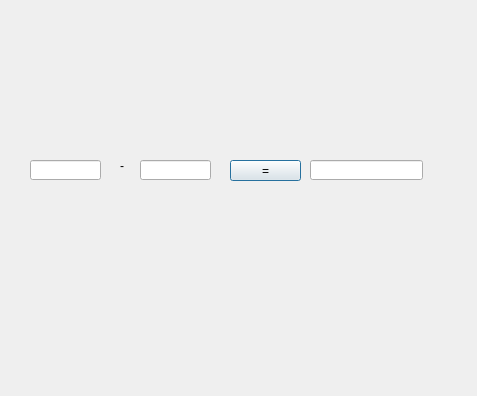
<?xml version="1.0" encoding="UTF-8"?>
<ui version="4.0">
 <class>Dialog</class>
 <widget class="QDialog" name="Dialog">
  <property name="geometry">
   <rect>
    <x>0</x>
    <y>0</y>
    <width>477</width>
    <height>396</height>
   </rect>
  </property>
  <property name="windowTitle">
   <string>Dialog</string>
  </property>
  <widget class="QPushButton" name="pb">
   <property name="geometry">
    <rect>
     <x>230</x>
     <y>160</y>
     <width>71</width>
     <height>21</height>
    </rect>
   </property>
   <property name="text">
    <string>=</string>
   </property>
  </widget>
  <widget class="QLineEdit" name="l1">
   <property name="geometry">
    <rect>
     <x>30</x>
     <y>160</y>
     <width>71</width>
     <height>20</height>
    </rect>
   </property>
  </widget>
  <widget class="QLineEdit" name="l2">
   <property name="geometry">
    <rect>
     <x>140</x>
     <y>160</y>
     <width>71</width>
     <height>20</height>
    </rect>
   </property>
  </widget>
  <widget class="QLineEdit" name="l3">
   <property name="geometry">
    <rect>
     <x>310</x>
     <y>160</y>
     <width>113</width>
     <height>20</height>
    </rect>
   </property>
  </widget>
  <widget class="QLabel" name="lbl">
   <property name="geometry">
    <rect>
     <x>120</x>
     <y>160</y>
     <width>56</width>
     <height>12</height>
    </rect>
   </property>
   <property name="text">
    <string>-</string>
   </property>
  </widget>
 </widget>
 <resources/>
 <connections/>
</ui>
